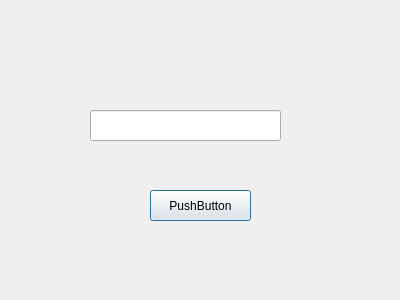
<?xml version="1.0" encoding="UTF-8"?>
<ui version="4.0">
 <class>Dialog</class>
 <widget class="QDialog" name="Dialog">
  <property name="geometry">
   <rect>
    <x>0</x>
    <y>0</y>
    <width>400</width>
    <height>300</height>
   </rect>
  </property>
  <property name="windowTitle">
   <string>Dialog</string>
  </property>
  <widget class="QLineEdit" name="lineEdit">
   <property name="geometry">
    <rect>
     <x>90</x>
     <y>110</y>
     <width>191</width>
     <height>31</height>
    </rect>
   </property>
  </widget>
  <widget class="QPushButton" name="pushButton">
   <property name="geometry">
    <rect>
     <x>150</x>
     <y>190</y>
     <width>101</width>
     <height>31</height>
    </rect>
   </property>
   <property name="text">
    <string>PushButton</string>
   </property>
  </widget>
 </widget>
 <resources/>
 <connections/>
</ui>
